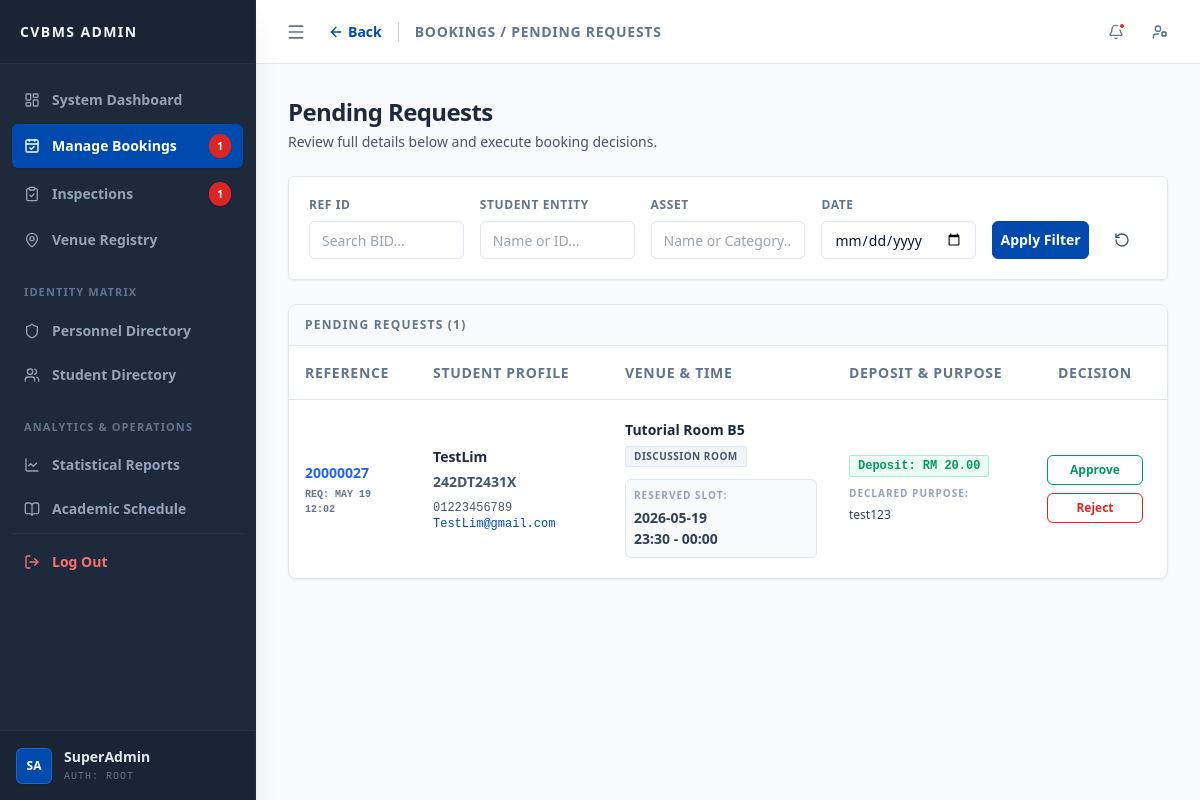
Before: /admin/pending_requests.php (signed in) with the older database file.
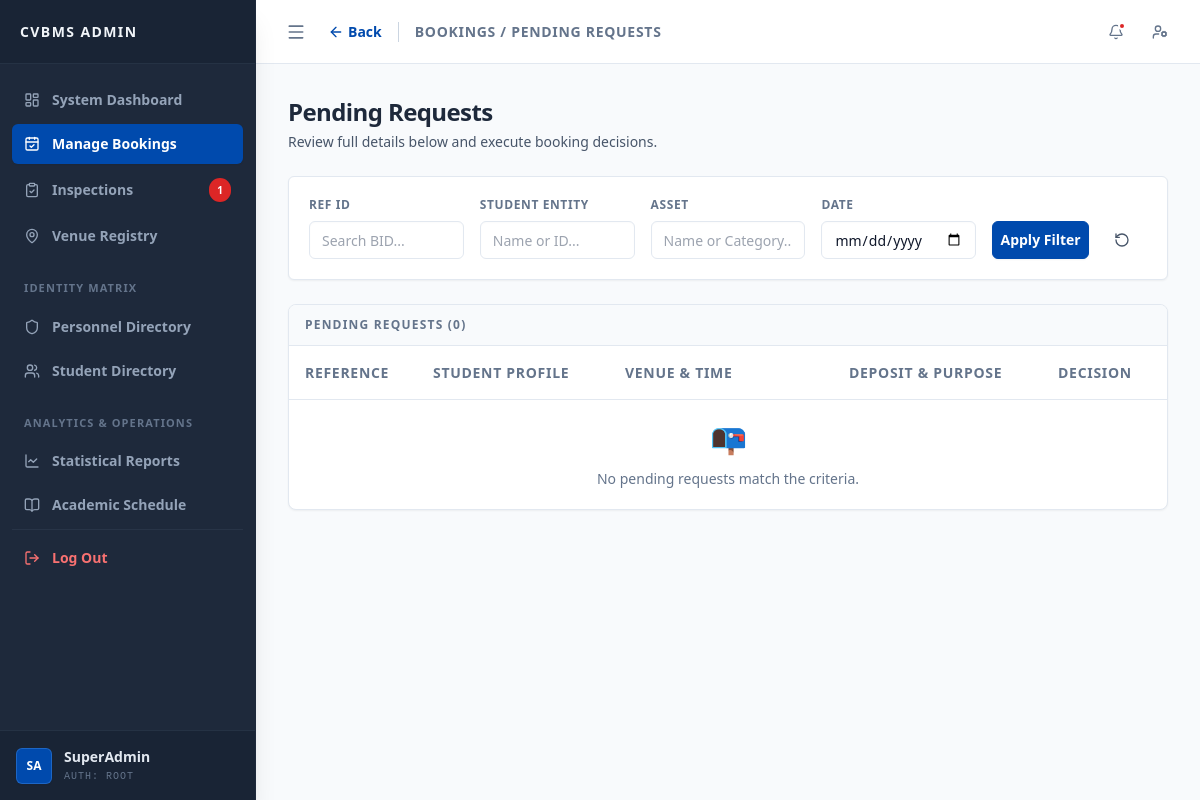
After: the same page with the newer database file.
### tables this page shows
CREATE TABLE `booking` (
  `bid` int(10) UNSIGNED NOT NULL,
  `uid` varchar(15) NOT NULL,
  `vid` varchar(10) NOT NULL,
  `date_booked` date NOT NULL,
  `time_start` time NOT NULL,
  `time_end` time NOT NULL,
  `status` enum('pending','approved','rejected','completed','cancelled') NOT NULL DEFAULT 'pending',
  `payment_status` enum('unpaid','paid','refunded') NOT NULL DEFAULT 'unpaid',
  `payment_due_at` datetime DEFAULT NULL,
  `cancelled_at` datetime DEFAULT NULL,
  `cancel_reason` varchar(255) DEFAULT NULL,
  `transaction_ref` varchar(50) DEFAULT NULL,
  `purpose` varchar(100) NOT NULL,
  `aid` int(10) UNSIGNED DEFAULT NULL,
  `approve_date` datetime DEFAULT NULL,
  `created_at` timestamp NOT NULL DEFAULT current_timestamp()
);

CREATE TABLE `user` (
  `uid` varchar(15) NOT NULL,
  `username` varchar(50) NOT NULL,
  `email` varchar(100) NOT NULL,
  `password` varchar(255) NOT NULL,
  `phone_num` varchar(20) NOT NULL,
  `profile_pic` varchar(255) NOT NULL DEFAULT '',
  `outstanding_debt` decimal(10,2) UNSIGNED NOT NULL DEFAULT 0.00,
  `account_status` enum('active','restricted') NOT NULL DEFAULT 'active',
  `created_at` timestamp NOT NULL DEFAULT current_timestamp()
);

CREATE TABLE `venue` (
  `vid` varchar(10) NOT NULL,
  `vname` varchar(100) NOT NULL,
  `vcid` int(11) NOT NULL,
  `max_cap` int(10) UNSIGNED NOT NULL,
  `deposit` decimal(10,2) UNSIGNED NOT NULL,
  `status` enum('available','maintenance','booked') NOT NULL DEFAULT 'available',
  `description` text NOT NULL
);

CREATE TABLE `vcategory` (
  `vcid` int(11) NOT NULL,
  `category` varchar(50) NOT NULL,
  `description` text NOT NULL
);

### admin/pending_requests.php (the view, shortened to what the rows shown need)
<?php
require_once '../config/db.php';
$sql = "SELECT
            b.bid,
            b.date_booked,
            b.time_start,
            b.time_end,
            b.purpose,
            b.created_at,
            u.uid AS student_id,
            u.username AS student_name,
            u.phone_num,
            u.email,
            v.vname AS venue_name,
            vc.category AS venue_category,
            v.deposit
        FROM booking b
        JOIN user u ON b.uid = u.uid
        JOIN venue v ON b.vid = v.vid
        JOIN vcategory vc ON v.vcid = vc.vcid
        WHERE b.status = 'pending' AND b.payment_status = 'paid'";
$sql .= " ORDER BY b.created_at ASC";
$result = $conn->query($sql);
?>
<!DOCTYPE html>
<html lang="en">
<head>
    <script src="https://cdn.tailwindcss.com"></script>
    <link rel="stylesheet" href="../assets/css/layout.css?v=1.2">
    <link rel="stylesheet" href="../assets/css/fiori_forms.css">
    <link rel="stylesheet" href="../assets/css/table.css"> </head>
<body class="bg-slate-50 text-slate-800 font-sans antialiased h-screen flex overflow-hidden">
    <main class="flex-1 flex flex-col h-screen overflow-hidden relative">
            <?php
            $topbar_content = '<div class="flex items-center">
                <a href="manage_bookings.php" class="text-sm font-bold text-[#004aad] hover:text-[#003882] flex items-center mr-4 transition-colors">
                    <i data-lucide="arrow-left" class="w-4 h-4 mr-1"></i> Back
                </a>
                <h2 class="text-sm font-bold text-slate-500 uppercase tracking-wider border-l border-slate-300 pl-4">Bookings / Pending Requests</h2>
            </div>';
            include('../includes/admin_topbar.php');
            ?>
        <div class="flex-1 overflow-y-auto p-8 scroll-smooth">
            <div class="mb-6">
                <h1 class="text-2xl font-extrabold text-slate-800 tracking-tight">Pending Requests</h1>
            </div>
            <div class="custom-table-container">
                <table class="custom-table">
                    <thead>
                        <tr>
                            <th class="w-32">Reference</th>
                            <th class="w-48">Student Profile</th>
                            <th class="w-56">Venue & Time</th>
                            <th>Deposit & Purpose</th>
                            <th class="text-center w-36">Decision</th>
                        </tr>
                    </thead>
                    <tbody>
                        <?php if ($result && $result->num_rows > 0): ?>
                            <?php while($row = $result->fetch_assoc()):
                                $time_range = date('H:i', strtotime($row['time_start'])) . ' - ' . date('H:i', strtotime($row['time_end']));
                            ?>
                            <tr>
                                <td>
                                    <a href="process_flow.php?bid=<?php echo urlencode($row['bid']); ?>" class="td-text-mono mb-1">
                                        <?php echo htmlspecialchars($row['bid']); ?>
                                    </a>
                                    <span class="text-[10px] text-slate-500 font-mono uppercase font-bold block">Req: <?php echo date('M d', strtotime($row['created_at'])); ?></span>
                                    <span class="text-[10px] text-slate-500 font-mono uppercase font-bold block"><?php echo date('H:i', strtotime($row['created_at'])); ?></span>
                                </td>
                                <td>
                                    <span class="font-semibold text-slate-800 text-sm block mb-1"><?php echo htmlspecialchars($row['student_name']); ?></span>
                                    <span class="td-text-mono block text-slate-600 mb-2"><?php echo htmlspecialchars($row['student_id']); ?></span>
                                    <div class="text-xs text-slate-600 font-mono space-y-1">
                                        <p><?php echo htmlspecialchars($row['phone_num']); ?></p>
                                        <a href="mailto:<?php echo htmlspecialchars($row['email']); ?>" class="text-[#004aad] hover:underline">
                                            <?php echo htmlspecialchars($row['email']); ?>
                                        </a>
                                    </div>
                                </td>
                                <td>
                                    <span class="font-semibold text-slate-800 text-sm block mb-1"><?php echo htmlspecialchars($row['venue_name']); ?></span>
                                    <span class="px-2 py-0.5 bg-[#f1f5f9] text-slate-600 text-[10px] font-bold uppercase tracking-wider rounded-sm border border-[#e2e8f0] inline-block mb-3"><?php echo htmlspecialchars($row['venue_category']); ?></span>
                                    <div class="td-text-mono text-slate-700 bg-slate-50 border border-slate-200 p-2 rounded-md">
                                        <span class="block mb-1 text-slate-400 font-sans text-[10px] uppercase font-bold tracking-widest">Reserved Slot:</span>
                                        <?php echo htmlspecialchars($row['date_booked']); ?><br>
                                        <?php echo $time_range; ?>
                                    </div>
                                </td>
                                <td>
                                    <span class="inline-block px-2 py-0.5 bg-[#ecfdf5] border border-[#a7f3d0] font-mono text-xs font-bold text-[#059669] rounded-sm mb-2">Deposit: RM <?php echo number_format($row['deposit'], 2); ?></span>
                                    <div class="text-xs text-slate-700 font-medium leading-relaxed whitespace-normal">
                                        <span class="text-[10px] font-bold text-slate-400 uppercase tracking-widest block mb-1">Declared Purpose:</span>
                                        <?php echo nl2br(htmlspecialchars($row['purpose'])); ?>
                                    </div>
                                </td>
                                <td>
                                    <div class="flex flex-col space-y-2 px-2">
                                        <button onclick="triggerDecisionModal('<?php echo $row['bid']; ?>', 'approve')" class="w-full px-3 py-1.5 bg-white text-[#059669] border border-[#059669] hover:bg-[#059669] hover:text-white rounded-md text-xs font-semibold transition-colors shadow-sm">
                                            Approve
                                        </button>
                                        <button onclick="triggerDecisionModal('<?php echo $row['bid']; ?>', 'reject')" class="w-full px-3 py-1.5 bg-white text-[#dc2626] border border-[#dc2626] hover:bg-[#dc2626] hover:text-white rounded-md text-xs font-semibold transition-colors shadow-sm">
                                            Reject
                                        </button>
                                    </div>
                                </td>
                            </tr>
                            <?php endwhile; ?>
                        <?php endif; ?>
                    </tbody>
                </table>
            </div>
        </div>
    </main>
</body>
</html>

Changed rows visible on the page:
no longer on this page (row edited): booking: bid "20000027", created_at "MAY 19", created_at "12:02", uid.username "TestLim", uid.uid "242DT2431X", uid.phone_num "01223456789", uid.email "TestLim@gmail.com", vid.vname "Tutorial Room B5", vcategory.category "DISCUSSION ROOM", date_booked "2026-05-19", time_range "23:30 - 00:00", vid.deposit "20.00", purpose "test123"
Other visible differences:
$result->num_rows: "1" → "0"
$pending_bookings_count: "1" → (not shown)
text now shown: "📭 No pending requests match the criteria."
